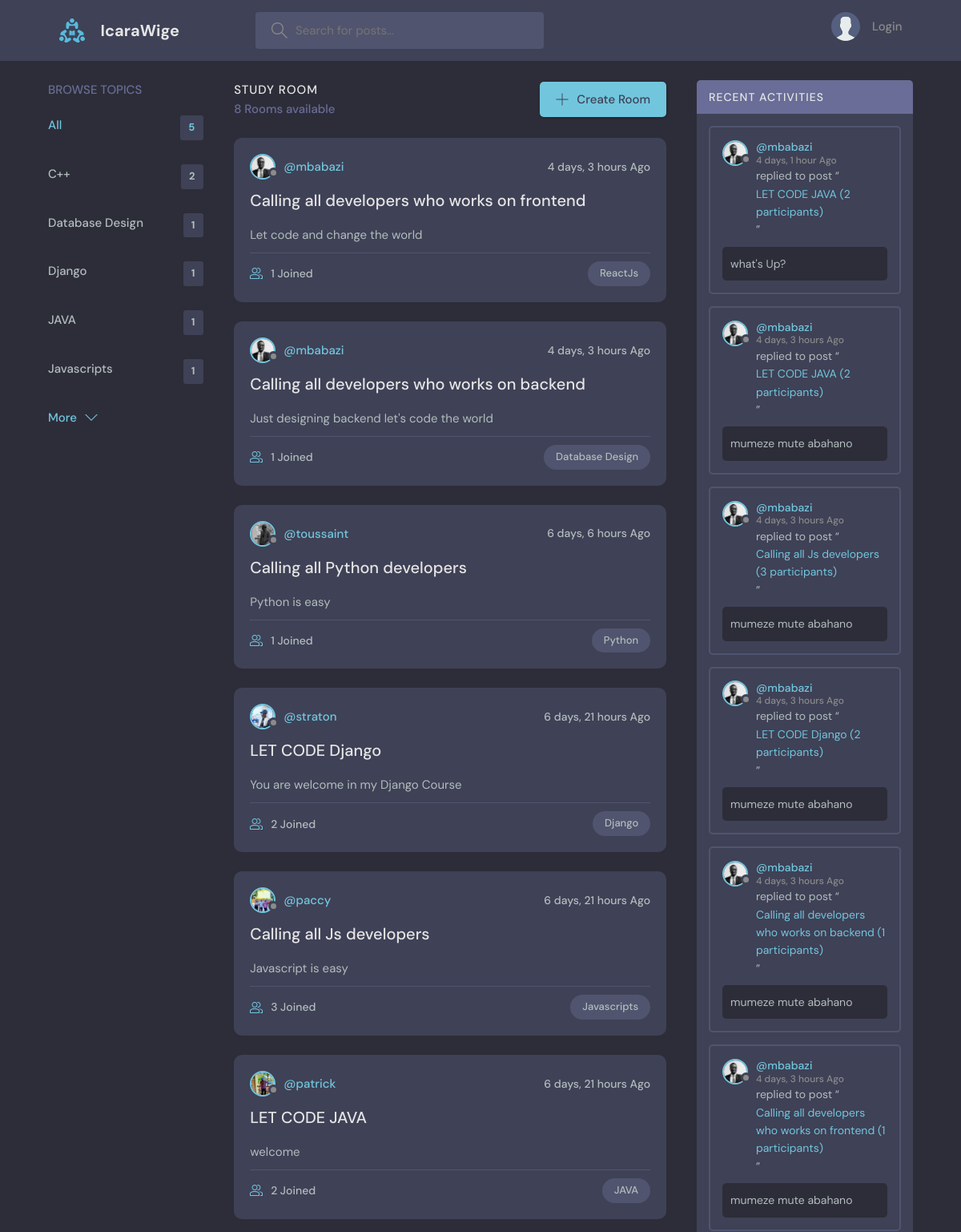
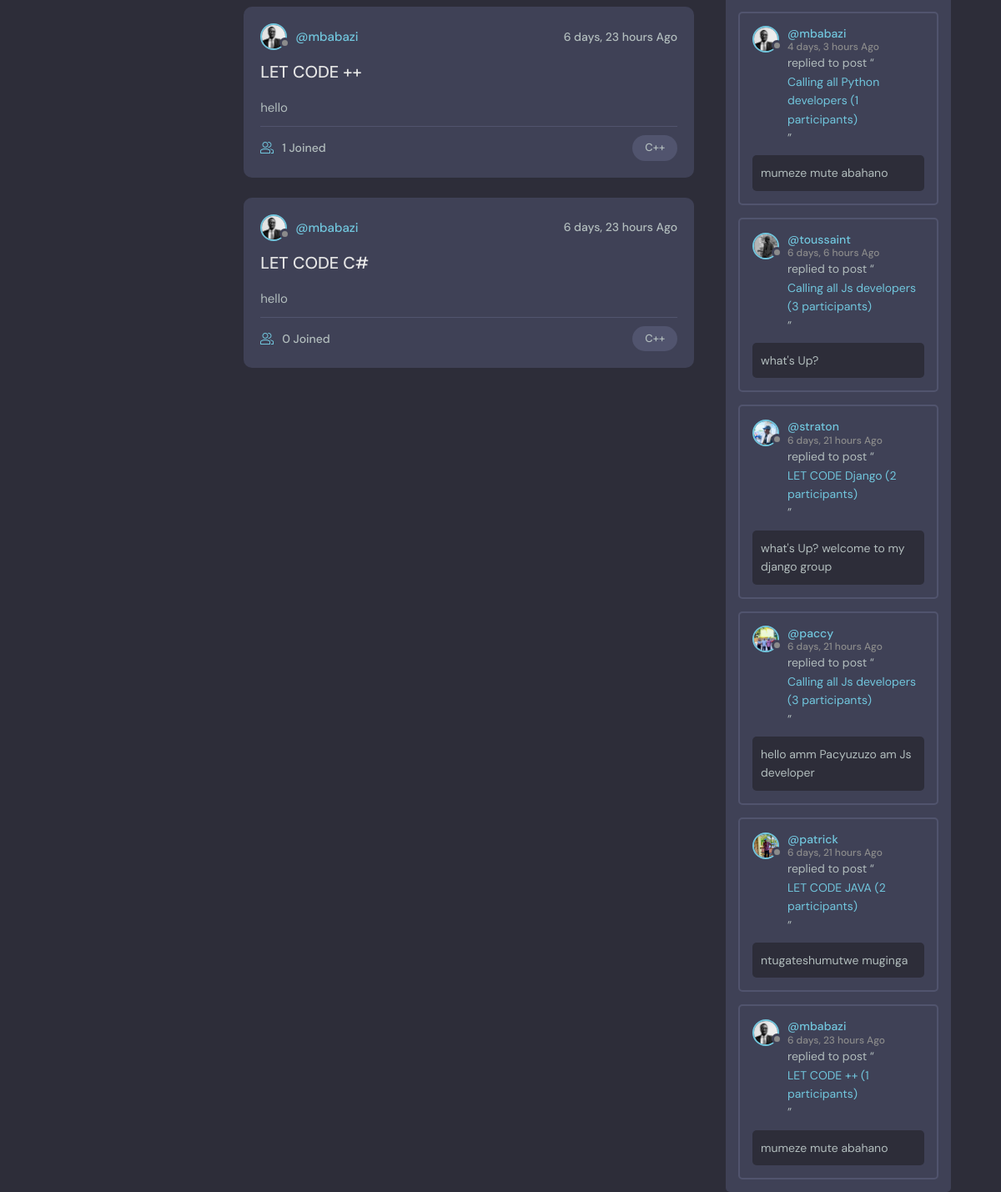
/home/, run on the app's committed database (2 pictures, top to bottom).
### base/models.py (models this page shows, shortened)
class Topic(models.Model):
    name = models.CharField(max_length=200)
    class Meta:
        ordering = ['name']

class Room(models.Model):
    host = models.ForeignKey(User, on_delete=models.SET_NULL, null=True)
    topic = models.ForeignKey(Topic, on_delete=models.SET_NULL, null=True)
    name = models.CharField(max_length=200)
    Description = models.TextField(null=True, blank=True)
    participants = models.ManyToManyField(User, related_name='participants', blank=True)
    updated = models.DateTimeField(auto_now=True)
    created = models.DateTimeField(auto_now_add=True)
    class Meta:
        ordering = ['-updated', '-created']
    def __str__(self):
        return f"{self.name} ({self.participants.count()} participants)"

class User(AbstractUser):
    username =models.CharField(max_length=200, null=True)
    name = models.CharField(max_length=200, null=True)
    email = models.EmailField(unique=True)
    bio = models.TextField(null=True, blank=True)
    avatar=models.ImageField(null=True,default="avatar.svg")
    USERNAME_FIELD = 'email'
    REQUIRED_FIELDS = []
    objects = UserManager()

class Message(models.Model):
    user = models.ForeignKey(User, on_delete=models.CASCADE)
    room = models.ForeignKey(Room, on_delete=models.CASCADE)
    body = models.TextField()
    updated = models.DateTimeField(auto_now=True)
    created = models.DateTimeField(auto_now_add=True)
    class Meta:
        ordering = ['-updated', '-created']

### base/views.py (the view)
# urls.py: path('home/',views.home,name='home'),
def home(request) :
      topics=Topic.objects.all()[0:5]
      q=request.GET.get('q') if request.GET.get('q')!=None else ''
      rooms=Room.objects.filter(Q(topic__name__icontains=q) |
                                Q(name__icontains=q)|Q(Description__icontains=q))
      room_count=rooms.count()
      room_messages=Message.objects.filter(Q(room__topic__name__icontains=q))
      context={'rooms':rooms,'topics':topics,'room_count':room_count,'room_messages':room_messages }
      return render(request, 'base/home.html', context)

### base/templates/base/home.html (shortened to what this page needs)
{%extends 'base/nav.html'%}
   {%block content%}
    <main class="layout layout--3">
      <div class="container">
         <div id="topics" class="section">{%include 'base/topic.html'%}</div>
        <div  id="roomList" class="section" class="roomList">
          <div class="roomList__header">
            <div>
              <h2>Study Room</h2>
              <p>{{room_count}}  Rooms available</p>
            </div>
            <a class="btn btn--main" href="{% url 'create' %}">
              <svg version="1.1" xmlns="http://www.w3.org/2000/svg" width="32" height="32" viewBox="0 0 32 32">
                <title>add</title>
                <path
                  d="M16.943 0.943h-1.885v14.115h-14.115v1.885h14.115v14.115h1.885v-14.115h14.115v-1.885h-14.115v-14.115z"
                ></path>
              </svg>
              Create Room
            </a>
          </div>
          <div>
            <div>{%include 'base/feed.html'%}</div>
          </div>
          <div id="activities" class="section">{%include 'base/activity.html'%}</div>
    </main>
{%endblock content%}

### base/templates/base/topic.html
<div class="topics">
   <div class="topics__header">
     <h2>Browse Topics</h2>
   </div>
   <ul class="topics__list">
     <li>
       <a href="{%url 'home'%}" class="active">All <span>{{topics.count}}</span></a>
     </li>
     {%for topic in topics%}
     <li>
       <a href="{% url 'home'%}?q={{topic.name}}">{{topic.name}}<span>{{topic.room_set.all.count}}</span></a>
     </li>
     {%endfor%}
   </ul>
   <a class="btn btn--link" href="{%url 'topic'%}">
     More
     <svg version="1.1" xmlns="http://www.w3.org/2000/svg" width="32" height="32" viewBox="0 0 32 32">
       <title>chevron-down</title>
       <path d="M16 21l-13-13h-3l16 16 16-16h-3l-13 13z"></path>
     </svg>
   </a>
 </div>

### base/templates/base/feed.html (shortened to what this page needs)
{% for room in rooms %}
<div class="roomListRoom">
    <div class="roomListRoom__header">
      <a href="{%url 'profile' room.host.id%}" class="roomListRoom__author">
        <div class="avatar avatar--small">
          <img src="{{room.host.avatar.url}}"/>
        </div>
        <span>@{{room.host.username}}</span>
      </a>
      <div class="roomListRoom__actions">
        <span>{{room.created|timesince}} Ago</span>
      </div>
    </div>
    <div class="roomListRoom__content">
      <a href="{%url 'room' room.id%}">{{room.name}}</a>
      <p>
        {{room.Description}}
      </p>
    </div>
    <div class="roomListRoom__meta">
      <a href="{%url 'room' room.id%}" class="roomListRoom__joined">
        {{room.participants.all.count}} Joined
      </a>
      <p class="roomListRoom__topic">{{room.topic.name}}</p>
    </div>
  </div>
  {% endfor %}
</div>

### base/templates/base/activity.html (shortened to what this page needs)
<div class="activities">
    <div class="activities__header">
      <h2>Recent Activities</h2>
    </div>
    {%for message in room_messages%}
    <div class="activities__box">
      <div class="activities__boxHeader roomListRoom__header">
        <a href="{%url 'profile' message.user.id%}" class="roomListRoom__author">
          <div class="avatar avatar--small">
            <img src="{{message.user.avatar.url}}" />
          </div>
          <p>
            @{{ message.user.username }}
            <span>{{ message.created|timesince }} Ago </span>
          </p>
        </a>
      </div>
      <div class="activities__boxContent">
        <p>replied to post “<a href="{%url 'room' message.room.id %}">{{ message.room }}</a>”</p>
        <div class="activities__boxRoomContent">
        {{message.body}}
        </div>
      </div>
    </div>
    {%endfor%}
  </div>
</div>
</div>

### data on the page
Topic: name "C++", room_set.all.count "2"
Topic: name "Database Design", room_set.all.count "1"
Topic: name "Django", room_set.all.count "1"
Topic: name "JAVA", room_set.all.count "1"
Topic: name "Javascripts", room_set.all.count "1"
Room: host.avatar (picture), host.username "mbabazi", created "4 days, 3 hours", name "Calling all developers who works on frontend", Description "Let code and change the world", participants.all.count "1", topic.name "ReactJs"
Room: host.avatar (picture), host.username "mbabazi", created "4 days, 3 hours", name "Calling all developers who works on backend", Description "Just designing backend let's code the world", participants.all.count "1", topic.name "Database Design"
Room: host.avatar (picture), host.username "toussaint", created "6 days, 6 hours", name "Calling all Python developers", Description "Python is easy", participants.all.count "1", topic.name "Python"
Room: host.avatar (picture), host.username "straton", created "6 days, 21 hours", name "LET CODE Django", Description "You are welcome in my Django Course", participants.all.count "2", topic.name "Django"
Room: host.avatar (picture), host.username "paccy", created "6 days, 21 hours", name "Calling all Js developers", Description "Javascript is easy", participants.all.count "3", topic.name "Javascripts"
Room: host.avatar (picture), host.username "patrick", created "6 days, 21 hours", name "LET CODE JAVA", Description "welcome", participants.all.count "2", topic.name "JAVA"
Room: host.avatar (picture), host.username "mbabazi", created "6 days, 23 hours", name "LET CODE ++", Description "hello", participants.all.count "1", topic.name "C++"
Room: host.avatar (picture), host.username "mbabazi", created "6 days, 23 hours", name "LET CODE C#", Description "hello", participants.all.count "0", topic.name "C++"
Message: user.avatar (picture), user.username "mbabazi", created "4 days, 1 hour", room "LET CODE JAVA (2 participants)", body "what's Up?"
Message: user.avatar (picture), user.username "mbabazi", created "4 days, 3 hours", room "LET CODE JAVA (2 participants)", body "mumeze mute abahano"
Message: user.avatar (picture), user.username "mbabazi", created "4 days, 3 hours", room "Calling all Js developers (3 participants)", body "mumeze mute abahano"
Message: user.avatar (picture), user.username "mbabazi", created "4 days, 3 hours", room "LET CODE Django (2 participants)", body "mumeze mute abahano"
Message: user.avatar (picture), user.username "mbabazi", created "4 days, 3 hours", room "Calling all developers who works on backend (1 participants)", body "mumeze mute abahano"
Message: user.avatar (picture), user.username "mbabazi", created "4 days, 3 hours", room "Calling all developers who works on frontend (1 participants)", body "mumeze mute abahano"
Message: user.avatar (picture), user.username "mbabazi", created "4 days, 3 hours", room "Calling all Python developers (1 participants)", body "mumeze mute abahano"
Message: user.avatar (picture), user.username "toussaint", created "6 days, 6 hours", room "Calling all Js developers (3 participants)", body "what's Up?"
Message: user.avatar (picture), user.username "straton", created "6 days, 21 hours", room "LET CODE Django (2 participants)", body "what's Up? welcome to my django group"
Message: user.avatar (picture), user.username "paccy", created "6 days, 21 hours", room "Calling all Js developers (3 participants)", body "hello amm Pacyuzuzo am Js developer"
Message: user.avatar (picture), user.username "patrick", created "6 days, 21 hours", room "LET CODE JAVA (2 participants)", body "ntugateshumutwe muginga"
Message: user.avatar (picture), user.username "mbabazi", created "6 days, 23 hours", room "LET CODE ++ (1 participants)", body "mumeze mute abahano"

### other printed values
{{ topics.count }} "5"
{{ room_count }} "8"
